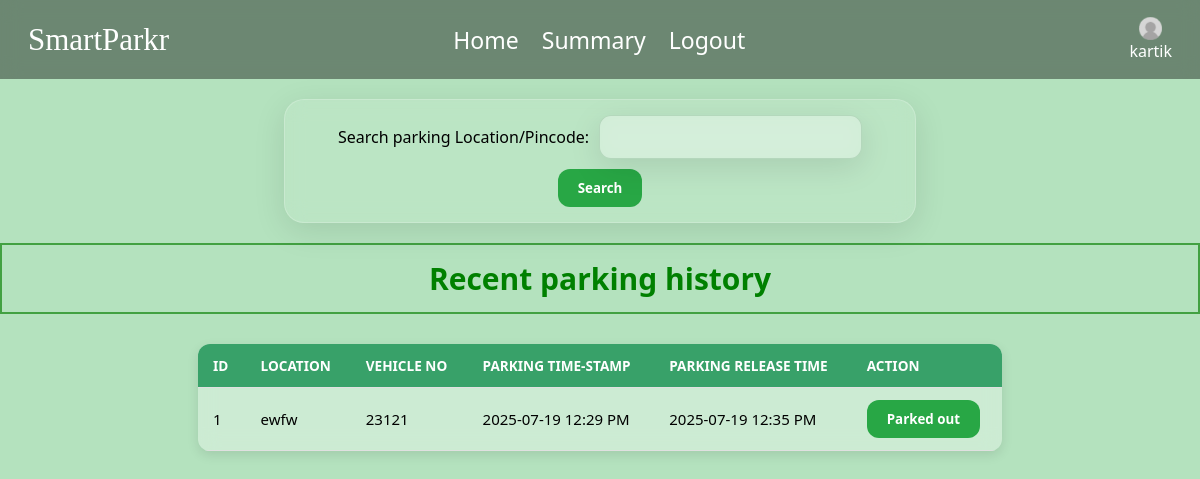
Page /dashboard (signed in) on the committed database.
### models/models.py (models this page shows, shortened)
class User(db.Model):
    id = db.Column(db.Integer,primary_key = True)
    email = db.Column(db.String(32),unique=True,nullable=False)
    passhash = db.Column(db.String(512),nullable = False)
    name = db.Column(db.String(64),nullable=False)
    address = db.Column(db.String(200))
    pincode = db.Column(db.String(10))
    role = db.Column(db.String(10),default = 'user',nullable=False)
    @property
    def password(self):
        raise AssertionError('password is not a readable Attribute')

class Reservation(db.Model):
    id = db.Column(db.Integer, primary_key=True)
    spot_id = db.Column(db.Integer, db.ForeignKey('parking_spot.id', ondelete='SET NULL'), nullable=True)
    spot_id_copy = db.Column(db.Integer)
    address = db.Column(db.String(200),nullable=False)
    user_id = db.Column(db.Integer, db.ForeignKey('user.id'), nullable=False)
    booking_time = db.Column(db.DateTime, default=lambda: datetime.now(IST))
    Leaving_timestamp = db.Column(db.DateTime)
    parking_cost  = db.Column(db.Float)
    vehicle_num=db.Column(db.String(15))
    user = db.relationship('User', backref='reservations')

### controllers/dashboard.py (the view, shortened to what this page needs)
@app.route('/dashboard')
def dashboard():
    if 'user_id' not in session:
        flash('Please login to Continue')
        return redirect(url_for('login'))
    user = User.query.get(session['user_id'])
    if user.role == 'admin':
        lots = ParkingLot.query.all()
        spots = ParkingSpot.query.all()
        for lot in lots:
            lot.available_lots = ParkingSpot.query.filter_by(
                lot_id=lot.id, status='O').count()
        return render_template('admin_dashboard.html', lots=lots, spots=spots)
    else:
        location = request.args.get('location')
        all_lots = []
        lots = []
        for lot in all_lots:
            lot.available_lots = ParkingSpot.query.filter_by(
                lot_id=lot.id, status='A').count()
            if lot.available_lots > 0:
                lots.append(lot)
        reservations = Reservation.query.filter_by(user_id=session["user_id"]).all()
        history = []
        if reservations:
            for res in reservations:
                history.append([res.id, res.address, res.vehicle_num,
                               res.booking_time, res.Leaving_timestamp])
        return render_template("user_dashboard.html", lots=lots, location=location, history=history)

### templates/user_dashboard.html (shortened to what this page needs)
<!DOCTYPE html>
<html lang="en">
<head>
    <link rel="stylesheet" href="../static/css/user_dashboard.css">
</head>
<body>
    {% include 'user_navbar.html' %}
    <form action="{{ url_for('search_lot') }}" method="post">
        <div class="search-container">
            <label for="location">Search parking Location/Pincode: </label>
            <input class="search-input" type="text" id="location" name="location" required>
            <input class="search-button" type="submit" value="Search">
    </form>
    {% if history %}
    <h1>Recent parking history</h1>
    <div class="table-container">
        <table>
            <thead>
                <tr>
                    <th>ID</th>
                    <th>Location</th>
                    <th>Vehicle No</th>
                    <th>Parking time-stamp</th>
                    <th>Parking Release time</th>
                    <th>Action</th>
                </tr>
            </thead>
            <tbody>
                {% for reservations in history %}
                <tr>
                    <td>{{ reservations[0] }}</td>
                    <td>{{ reservations[1] }}</td>
                    <td>{{ reservations[2] }}</td>
                    <td>{{ reservations[3].strftime('%Y-%m-%d %I:%M %p') }}</td>
                    <td>{{ reservations[4].strftime('%Y-%m-%d %I:%M %p') if reservations[4] else "Pending Release" }}
                    </td>
                    {% if not reservations[4] %}
                    <td><a class="clear-button" href="{{ url_for('release',res_id=reservations[0]) }}">release</a></td>
                    {% else %}
                    <td><button class="search-button">Parked out</button></td>
                    {% endif %}
                </tr>
                {% endfor %}
            </tbody>
        </table>
        {% else %}
        <h3>No history</h3>
    </div>
    {% endif %}
</body>
</html>

### templates/User_navbar.html (shortened to what this page needs)
<!DOCTYPE html>
<html lang="en">
<head>
</head>
<body>
    <nav>
        <p>SmartParkr</p>
        <ul class="center-nav">
            <li><a href="/dashboard">Home</a></li>
            <li><a href="/usersummary">Summary</a></li>
            <li><a href="/logout">Logout</a></li>
        </ul>
        <div class="profile">
            <a style="color: white; text-decoration: none;" href="{{url_for('editprofile')}}">{{ session['user_name'] }}</a>
            <img style="width: 23px;" src="../static/images/no-profile-picture-15257.png" alt="">
        </div>
    </nav>
</body>
</html>

### static/css/user_dashboard.css (style rules this page uses)
body { background-color: #18a73652; font-family: "Segoe UI", Tahoma, Geneva, Verdana, sans-serif; margin: 0; }
h1,h3 { color: #008000; text-align: center; margin-top: 20px; margin-bottom: -8px; font-size: 30px; padding: 13px; border: 2px solid #42a142; }
.search-container { display: flex; gap: 10px; padding: 15px; margin: 20px auto; max-width: 600px; background: rgba(255, 255, 255, 0.1); border-radius: 20px; backdrop-filter: blur(10px); -webkit-backdrop-filter: blur(10px); box-shadow: 0 8px 32px rgba(0, 0, 0, 0.1); border: 1px solid rgba(255, 255, 255, 0.2); justify-content: center; align-items: center; flex-wrap: wrap; }
.search-input { padding: 10px 15px; border-radius: 12px; border: none; outline: none; font-size: 16px; background: rgba(255, 255, 255, 0.3); color: #000; backdrop-filter: blur(10px); -webkit-backdrop-filter: blur(10px); box-shadow: 0 8px 32px rgba(0, 0, 0, 0.1); border: 1px solid rgb(63 126 77 / 20%); }
.search-button, .clear-button { padding: 10px 20px; border: none; border-radius: 12px; background-color: #28a745; color: white; font-weight: bold; cursor: pointer; transition: background 0.3s; text-decoration: none; }
.table-container { display: flex; background: rgb(253 255 253 / 33%); backdrop-filter: blur(10px); -webkit-backdrop-filter: blur(10px); border-radius: 12px; box-shadow: 0 4px 12px rgba(0, 0, 0, 0.1); max-width: 67%; overflow-x: auto; margin: 38px auto; font-size: 15px; font-weight: 500; }
table { width: 100%; border-collapse: collapse; text-align: left; }
thead { background-color: #38a169; color: white; }
th, td { padding: 12px 15px; border-bottom: 1px solid #e0e0e0; }
th { text-transform: uppercase; font-size: 0.85rem; }

### templates/User_navbar.html (style rules this page uses)
* { margin: 0; padding: 0; font-family: 'Segoe UI', Tahoma, Geneva, Verdana, sans-serif; }
nav>p { font-size: 31px; font-family: fantasy; }
nav { position: sticky; top: 0; z-index: 1000; display: flex; justify-content: space-between; align-items: center; padding: 17px 28px; background: rgba(0, 0, 0, 0.4); color: white; backdrop-filter: blur(10px); -webkit-backdrop-filter: blur(10px); }
.center-nav { display: flex; gap: 23px; margin-right: 100px; }
li { list-style: none; }
nav>ul>li>a { font-size: 23px; color: white; text-decoration: none; }
.profile { display: flex; flex-direction: column-reverse; justify-content: center; align-items: center; }

### rows in the picture
User: user_name "kartik"
Reservation: id "1", address "ewfw", vehicle_num "23121", booking_time "2025-07-19 12:29 PM", Leaving_timestamp "2025-07-19 12:35 PM", shows "Parked out"
